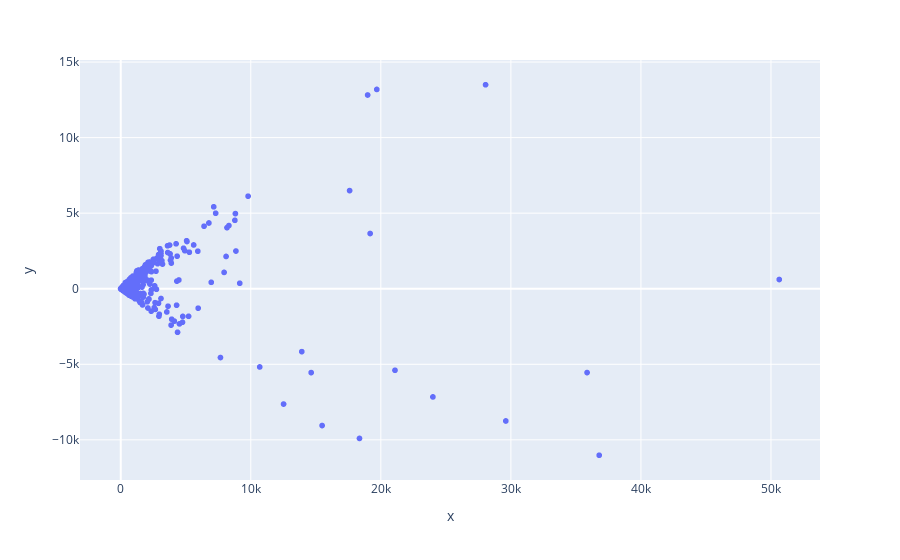

The notebook cell this image was saved under:
### Code cell
fig = px.scatter(df, x="x", y="y", hover_data=['name'])
fig.show()

### Figure 1 — Plotly figure (JSON) as saved in the notebook; plotly's stock layout.template omitted (floating-point values rounded to 4 significant figures; data arrays with more than 128 entries replaced by an {"elided": "..."} marker saying what was removed)
{"data": [{"customdata": {"elided": "4141x1 str values"}, "hovertemplate": "x=%{x}<br>y=%{y}<br>name=%{customdata[0]}<extra></extra>", "legendgroup": "", "marker": {"color": "#636efa", "symbol": "circle"}, "mode": "markers", "name": "", "showlegend": false, "type": "scattergl", "x": {"elided": "4141 float values"}, "xaxis": "x", "y": {"elided": "4141 float values"}, "yaxis": "y"}], "layout": {"legend": {"tracegroupgap": 0}, "margin": {"t": 60}, "xaxis": {"anchor": "y", "domain": [0, 1], "title": {"text": "x"}}, "yaxis": {"anchor": "x", "domain": [0, 1], "title": {"text": "y"}}}}
